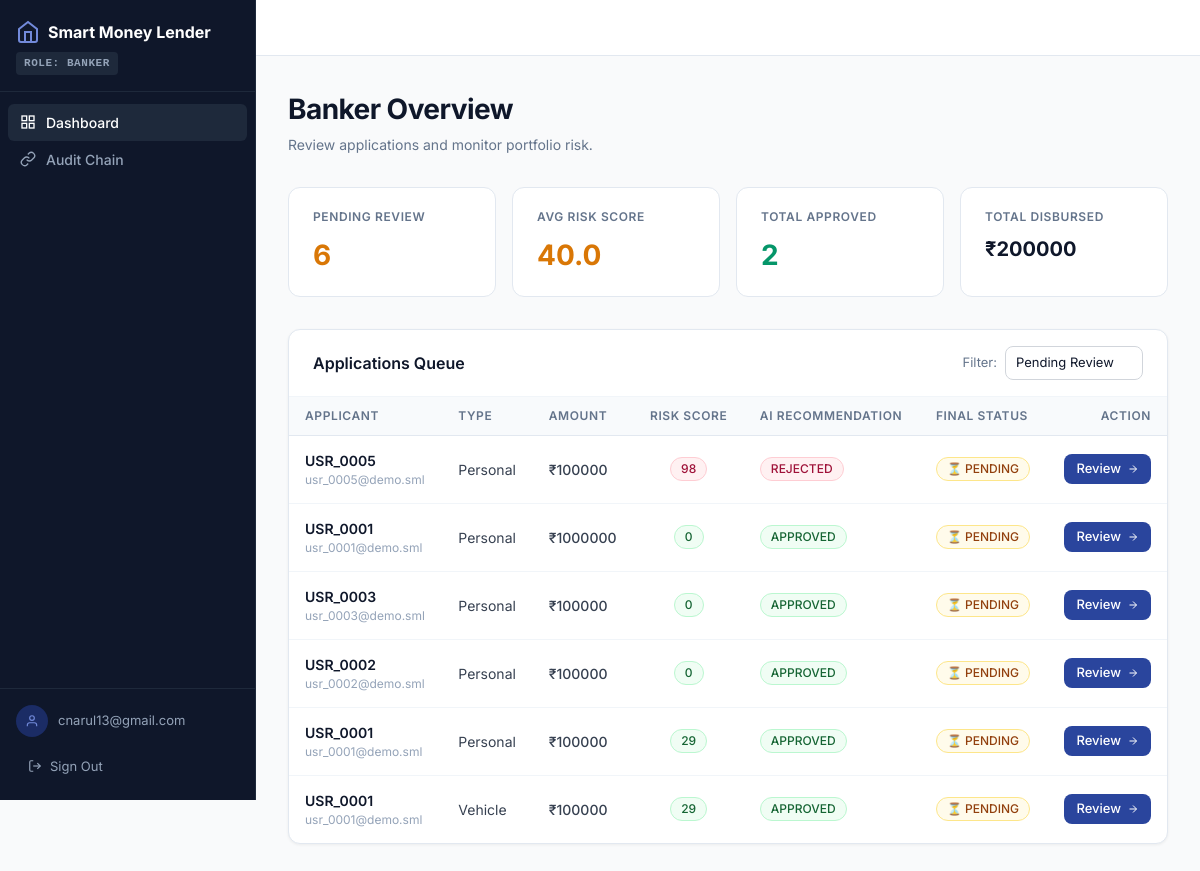
The page /banker/ (signed in) on the database as committed earlier.
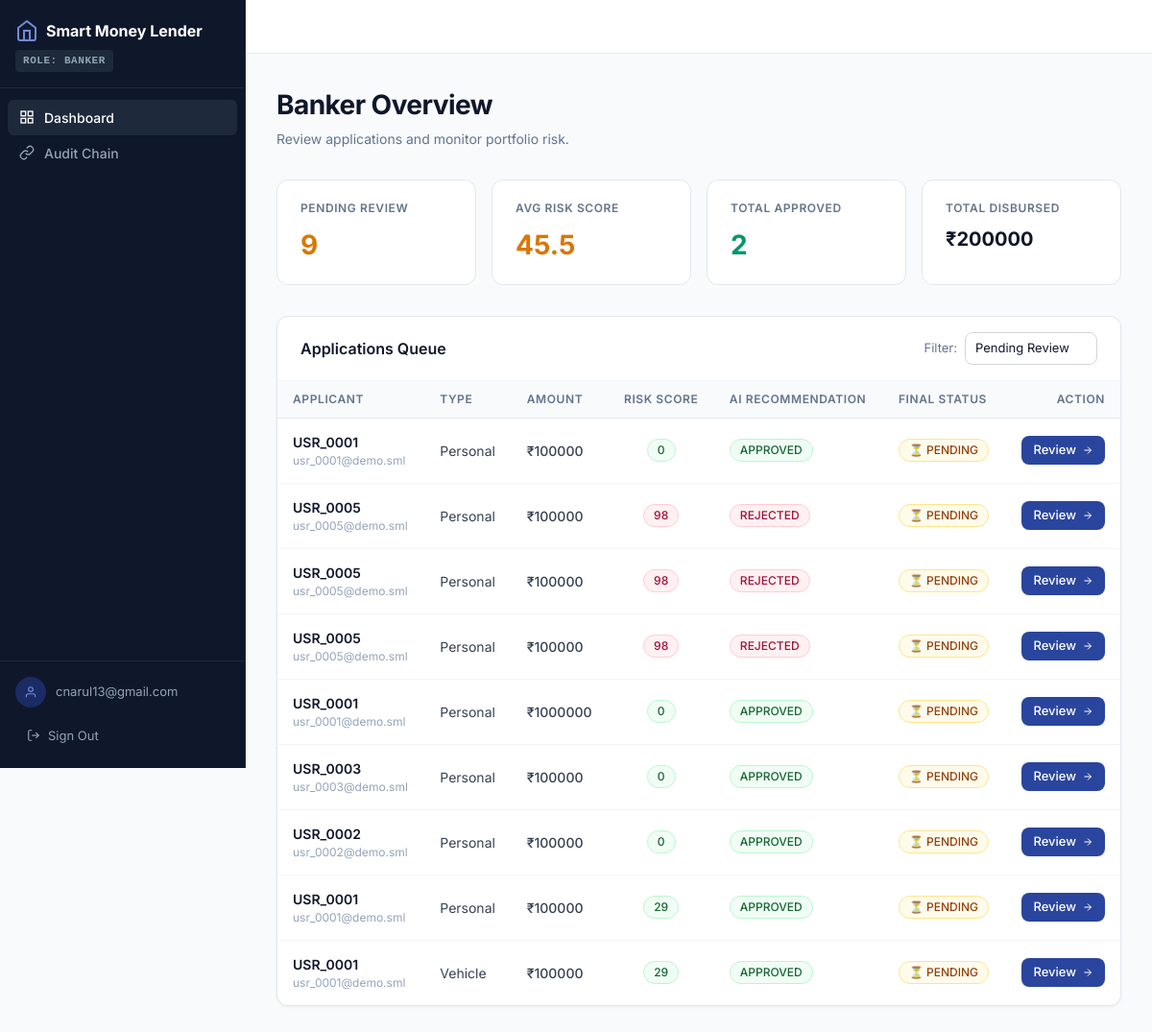
The same page on the database as committed later.
### loans/models.py (models this page shows, shortened)
class LoanApplication(models.Model):
    LOAN_TYPE_CHOICES = [
        ('personal', 'Personal Loan'),
        ('vehicle',  'Vehicle Loan'),
    ]
    DECISION_CHOICES = [
        ('pending',  'Pending'),
        ('approved', 'Approved'),
        ('rejected', 'Rejected'),
    ]
    user = models.ForeignKey(User, on_delete=models.CASCADE, related_name='applications')
    loan_type          = models.CharField(max_length=20, choices=LOAN_TYPE_CHOICES)
    loan_amount_rupees = models.FloatField()
    tenure_months      = models.IntegerField()
    vehicle_purpose    = models.CharField(max_length=255, blank=True, null=True)
    annual_income_rupees    = models.FloatField(default=0)
    monthly_expenses_rupees = models.FloatField(default=0)
    employment_type         = models.CharField(max_length=30, default='salaried')
    existing_loans_count    = models.IntegerField(default=0)
    existing_emi_rupees     = models.FloatField(default=0)
    credit_score            = models.IntegerField(default=0)
    ai_decision                  = models.CharField(max_length=20, choices=DECISION_CHOICES, default='pending')
    risk_score                   = models.FloatField(default=50)
    user_explanation             = models.TextField(default='')
    shap_factors_json            = models.TextField(default='[]')
    improvement_suggestions_json = models.TextField(default='[]')
    fairness_check_passed        = models.BooleanField(default=True)
    fairness_note                = models.TextField(blank=True, null=True)
    feature_values_json          = models.TextField(default='{}', blank=True)
    kyc_document   = models.FileField(upload_to='loan_docs/%Y/%m/%d', null=True, blank=True)
    address_proof  = models.FileField(upload_to='loan_docs/%Y/%m/%d', null=True, blank=True)
    income_proof   = models.FileField(upload_to='loan_docs/%Y/%m/%d', null=True, blank=True)
    banker_decision    = models.CharField(max_length=20, choices=DECISION_CHOICES, blank=True, null=True)
    banker_note        = models.TextField(blank=True, null=True)
    banker_reviewed_at = models.DateTimeField(blank=True, null=True)
    banker             = models.ForeignKey(
        User, on_delete=models.SET_NULL, null=True, blank=True,
        related_name='reviewed_applications'
    )
    final_status = models.CharField(max_length=20, choices=DECISION_CHOICES, default='pending')
    previous_hash = models.CharField(max_length=64, default='0' * 64)
    current_hash  = models.CharField(max_length=64, default='')
    created_at = models.DateTimeField(auto_now_add=True)
    updated_at = models.DateTimeField(auto_now=True)
    class Meta:
        ordering = ['-created_at']

### loans/views.py (the view)
# urls.py: path('banker/', views.banker_dashboard, name='banker_dashboard'),
@login_required
def banker_dashboard(request):
    if get_role(request.user) != 'banker':
        return redirect('home')
    status_filter = request.GET.get('status', 'pending')
    all_apps = LoanApplication.objects.all()
    if status_filter == 'pending':
        apps = all_apps.filter(banker_decision='pending')
    elif status_filter == 'approved':
        apps = all_apps.filter(banker_decision='approved')
    elif status_filter == 'rejected':
        apps = all_apps.filter(banker_decision='rejected')
    else:
        apps = all_apps
    stats = {
        'pending_review':  all_apps.filter(banker_decision='pending').count(),
        'avg_risk':        round(all_apps.aggregate(avg=Avg('risk_score'))['avg'] or 0, 1),
        'total_approved':  all_apps.filter(banker_decision='approved').count(),
        'total_disbursed': all_apps.filter(banker_decision='approved').aggregate(
            total=Sum('loan_amount_rupees'))['total'] or 0,
    }
    return render(request, 'loans/banker_dashboard.html', {
        'apps':          apps,
        'stats':         stats,
        'status_filter': status_filter,
    })

### loans/views.py (called while the page is built)
def get_role(user):
    try:
        return user.profile.role
    except Exception:
        return 'user'

### templates/loans/banker_dashboard.html (shortened to what the changed rows need)
{% extends 'loans/base.html' %}
{% block content %}
<div style="display:flex;flex-direction:column;gap:32px;">
  <div>
    <h1 style="font-size:28px;font-weight:700;color:#0f172a;letter-spacing:-.02em;">Banker Overview</h1>
  </div>
  <div style="display:grid;grid-template-columns:repeat(auto-fit,minmax(160px,1fr));gap:16px;">
    <div class="stat-card">
      <div class="stat-label">Pending Review</div>
      <div class="stat-value" style="color:#d97706;">{{ stats.pending_review }}</div>
    </div>
    <div class="stat-card">
      <div class="stat-label">Avg Risk Score</div>
      <div class="stat-value" style="color:{% if stats.avg_risk > 60 %}#e11d48{% elif stats.avg_risk > 30 %}#d97706{% else %}#059669{% endif %};">{{ stats.avg_risk }}</div>
    </div>
  </div>
  <div class="card" style="overflow:hidden;">
    {% if apps %}
    <div style="overflow-x:auto;">
      <table class="data-table">
        <thead>
          <tr>
            <th>Applicant</th>
            <th>Type</th>
            <th>Amount</th>
            <th style="text-align:center;">Risk Score</th>
            <th>AI Recommendation</th>
            <th>Final Status</th>
            <th style="text-align:right;">Action</th>
          </tr>
        </thead>
        <tbody>
          {% for app in apps %}
          <tr>
            <td>
              <div style="font-weight:600;color:#0f172a;">{{ app.user.get_full_name|default:app.user.username }}</div>
              <div style="font-size:12px;color:#94a3b8;">{{ app.user.email }}</div>
            </td>
            <td style="text-transform:capitalize;">{{ app.loan_type }}</td>
            <td style="font-weight:500;">₹{{ app.loan_amount_rupees|floatformat:0 }}</td>
            <td style="text-align:center;">
              <span class="badge {% if app.risk_score < 30 %}badge-approved{% elif app.risk_score < 60 %}badge-pending{% else %}badge-rejected{% endif %}">
                {{ app.risk_score|floatformat:0 }}
              </span>
            </td>
            <td>
              <span class="badge {% if app.ai_decision == 'approved' %}badge-approved{% else %}badge-rejected{% endif %}">
                {{ app.ai_decision|upper }}
              </span>
            </td>
            <td>
              <span class="badge {% if app.final_status == 'approved' %}badge-approved{% elif app.final_status == 'rejected' %}badge-rejected{% else %}badge-pending{% endif %}">
                {% if app.final_status == 'approved' %}✓{% elif app.final_status == 'rejected' %}✕{% else %}⏳{% endif %}
                {{ app.final_status|upper }}
              </span>
            </td>
            <td style="text-align:right;">
              <a href="{% url 'banker_loan_detail' app.pk %}" class="btn btn-sm {% if app.final_status == 'pending' %}btn-primary{% else %}btn-outline{% endif %}">
                {% if app.final_status == 'pending' %}Review{% else %}View{% endif %}
                <svg width="12" height="12" viewBox="0 0 24 24" fill="none" stroke="currentColor" stroke-width="2"><line x1="5" y1="12" x2="19" y2="12"/><polyline points="12 5 19 12 12 19"/></svg>
              </a>
            </td>
          </tr>
          {% endfor %}
        </tbody>
      </table>
    </div>
    {% else %}
    <div style="padding:64px 24px;text-align:center;color:#94a3b8;font-size:14px;">
      No applications found for the selected status.
    </div>
    {% endif %}
  </div>
</div>
{% endblock %}

Rows that differ between the two databases and show on the page:
added LoanApplication: user.get_full_name "USR_0001", user.email "usr_0001@demo.sml", loan_type "Personal", loan_amount_rupees "100000", risk_score "0", ai_decision "APPROVED", final_status "PENDING", shows "Review"
added LoanApplication: user.get_full_name "USR_0005", user.email "usr_0005@demo.sml", loan_type "Personal", loan_amount_rupees "100000", risk_score "98", ai_decision "REJECTED", final_status "PENDING", shows "Review"
added LoanApplication: user.get_full_name "USR_0005", user.email "usr_0005@demo.sml", loan_type "Personal", loan_amount_rupees "100000", risk_score "98", ai_decision "REJECTED", final_status "PENDING", shows "Review"
Other text that changed with them:
{{ stats.pending_review }}: "6" → "9"
{{ stats.avg_risk }}: "40.0" → "45.5"
